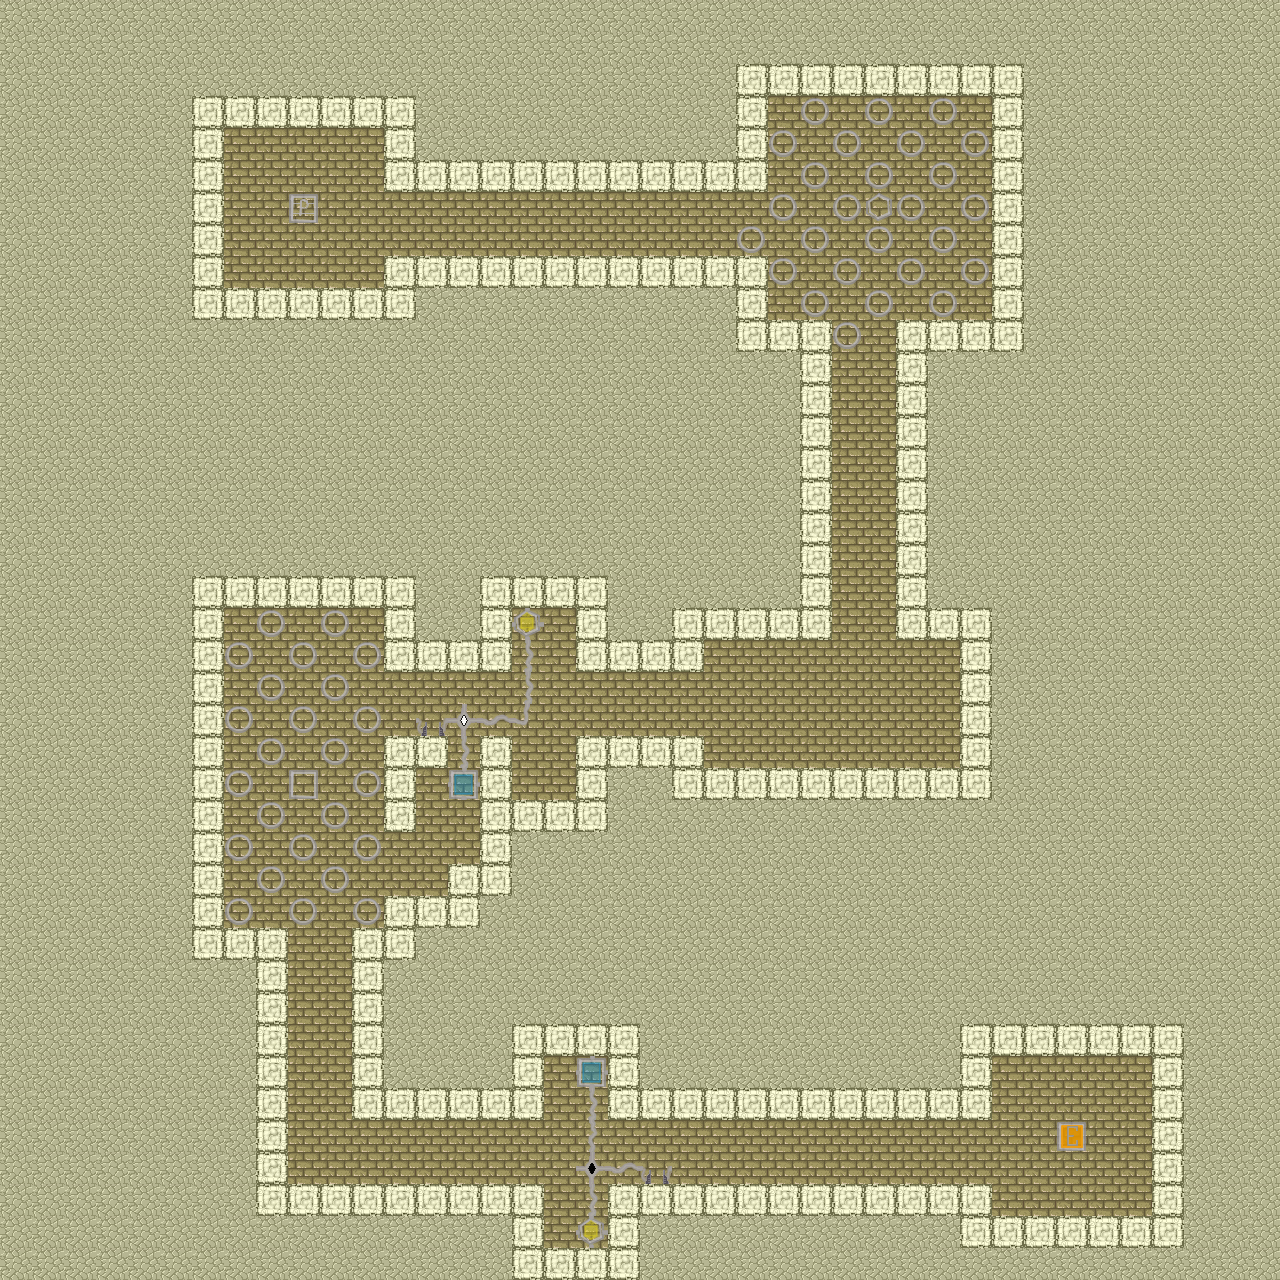

A level layout from a 2D game, rendered from its tile map. Below: a short description, then the map file with tile-grid data replaced by summaries:
An orthogonal 40x40 tile map with 32x32 px tiles, 1 tile layer (Ground) and 7 objects (2x gate_1, 2x gate_2, 2_up_2, player, 1_up_2).

<map version="1.0" orientation="orthogonal" width="40" height="40" tilewidth="32" tileheight="32">
 <tileset firstgid="1" name="desert_tiled6.png" tilewidth="32" tileheight="32" spacing="3" margin="2">
  <image source="gfx/desert_tiled6.png" trans="ff00ff" width="281" height="211" />
  <tile id="0">
   <properties>
    <property name="spawn" value="box" />
   </properties>
  </tile>
  <tile id="1">
   <properties>
    <property name="spawn" value="player" />
   </properties>
  </tile>
  <tile id="2">
   <properties>
    <property name="spawn" value="circle" />
   </properties>
  </tile>
  <tile id="9">
   <properties>
    <property name="spawn" value="triangle" />
   </properties>
  </tile>
  <tile id="10">
   <properties>
    <property name="spawn" value="hexagon" />
   </properties>
  </tile>
  <tile id="16">
   <properties>
    <property name="switch" value="box" />
   </properties>
  </tile>
  <tile id="17">
   <properties>
    <property name="switch" value="circle" />
   </properties>
  </tile>
  <tile id="18">
   <properties>
    <property name="switch" value="free" />
   </properties>
  </tile>
  <tile id="19">
   <properties>
    <property name="exit" value="player" />
   </properties>
  </tile>
  <tile id="24">
   <properties>
    <property name="switch" value="triangle" />
   </properties>
  </tile>
  <tile id="25">
   <properties>
    <property name="switch" value="hexagon" />
   </properties>
  </tile>
  <tile id="26">
   <properties>
    <property name="switch" value="player" />
   </properties>
  </tile>
  <tile id="41">
   <properties>
    <property name="wall" value="true" />
   </properties>
  </tile>
 </tileset>
 <layer name="Ground" width="40" height="40">
  <data>[1600 cells, 1600 non-empty, 17 distinct tile ids]</data>
 </layer>
 <objectgroup name="Object Layer 1" width="40" height="40">
  <object name="gate_1" type="2_up_2" gid="46" x="660" y="1176" />
  <object name="exit_1" type="player" gid="46" x="1074" y="1135" />
  <object name="box_1" type="gate_1" gid="46" x="593" y="1067" />
  <object name="hexagon_1" type="gate_1" gid="46" x="593" y="1227" />
  <object name="gate_2" type="1_up_2" gid="46" x="433" y="727" />
  <object name="box_2" type="gate_2" gid="46" x="464" y="782" />
  <object name="hexagon_1" type="gate_2" gid="46" x="528" y="624" />
 </objectgroup>
</map>
